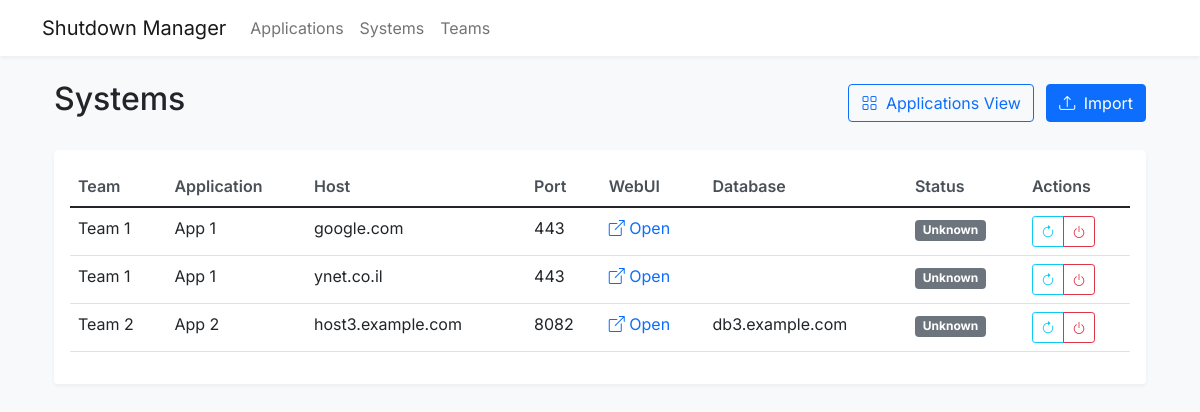
/systems, run on an earlier commit of the app's database.
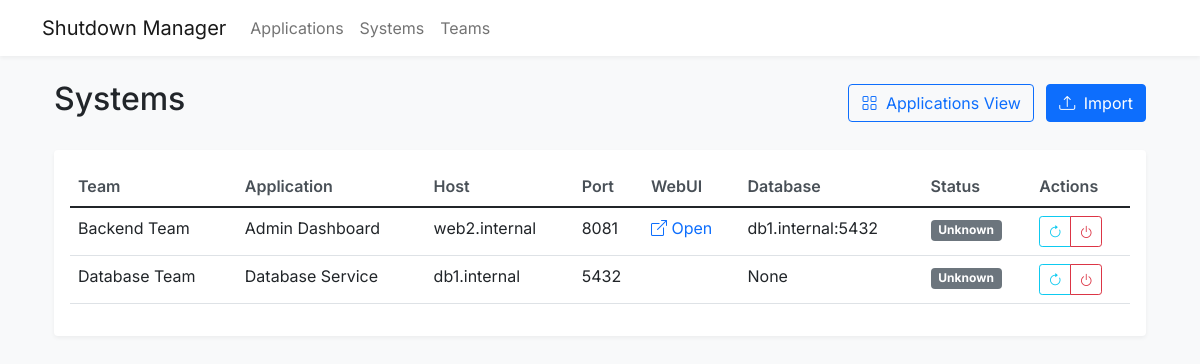
And on a later commit of the database.
### app/models.py (models this page shows)
class ApplicationInstance(db.Model):
    id = db.Column(db.Integer, primary_key=True)
    application_id = db.Column(db.Integer, db.ForeignKey('application.id'), nullable=False)
    host = db.Column(db.String(200), nullable=False)
    port = db.Column(db.Integer)
    webui_url = db.Column(db.String(500))
    db_host = db.Column(db.String(200))
    status = db.Column(db.String(20), default='unknown')  # unknown, running, stopped, in_progress
    last_checked = db.Column(db.DateTime)
    __table_args__ = (
        db.UniqueConstraint('application_id', 'host', name='uix_app_host'),
    )

class Team(db.Model):
    id = db.Column(db.Integer, primary_key=True)
    name = db.Column(db.String(100), unique=True, nullable=False)
    applications = db.relationship('Application', backref='team', lazy=True)

class Application(db.Model):
    id = db.Column(db.Integer, primary_key=True)
    name = db.Column(db.String(100), nullable=False)
    team_id = db.Column(db.Integer, db.ForeignKey('team.id'), nullable=False)
    state = db.Column(db.String(20), default='unknown')  # up, down, partial, unknown
    shutdown_order = db.Column(db.Integer, default=100)
    _dependencies = db.Column('dependencies', db.Text, default='')
    completed = db.Column(db.Boolean, default=False)
    completed_at = db.Column(db.DateTime)
    instances = db.relationship('ApplicationInstance', backref='application', lazy=True, cascade='all, delete-orphan')
    @property
    def dependencies(self):
        if not self._dependencies:
            return []
        return [int(x) for x in self._dependencies.split(',') if x]
    @dependencies.setter
    def dependencies(self, value):
        if isinstance(value, list):
            self._dependencies = ','.join(str(x) for x in value)
        else:
            self._dependencies = str(value)

### app/routes.py (the view)
@main.route('/systems')
def systems():
    instances = ApplicationInstance.query.join(Application).join(Team).order_by(Team.name, Application.name).all()
    return render_template('systems.html', instances=instances)

### app/templates/systems.html (shortened to what this page needs)
{% extends "base.html" %}
{% block content %}
<div class="container">
    <div class="d-flex justify-content-between align-items-center mb-4">
        <h2>Systems</h2>
        <div>
            <a href="/" class="btn btn-outline-primary me-2">
                <i class="bi bi-grid me-1"></i> Applications View
            </a>
            <button class="btn btn-primary" onclick="showImportModal()">
                <i class="bi bi-upload me-1"></i> Import
            </button>
        </div>
    </div>
    <div class="card">
        <div class="card-body">
            <div class="table-responsive">
                <table class="table table-hover" id="systemsTable">
                    <thead>
                        <tr>
                            <th>Team</th>
                            <th>Application</th>
                            <th>Host</th>
                            <th>Port</th>
                            <th>WebUI</th>
                            <th>Database</th>
                            <th>Status</th>
                            <th>Actions</th>
                        </tr>
                    </thead>
                    <tbody>
                        {% for instance in instances %}
                        <tr data-instance-id="{{ instance.id }}">
                            <td>{{ instance.application.team.name }}</td>
                            <td>{{ instance.application.name }}</td>
                            <td>{{ instance.host }}</td>
                            <td>{{ instance.port }}</td>
                            <td>
                                {% if instance.webui_url %}
                                <a href="{{ instance.webui_url }}" target="_blank" class="text-decoration-none">
                                    <i class="bi bi-box-arrow-up-right"></i> Open
                                </a>
                                {% endif %}
                            </td>
                            <td>{{ instance.db_host }}</td>
                            <td>
                                <span class="badge bg-secondary">Unknown</span>
                            </td>
                            <td>
                                <div class="btn-group">
                                    <button class="btn btn-sm btn-outline-info"
                                            onclick="checkInstanceStatus('{{ instance.id }}')"
                                            data-bs-toggle="tooltip"
                                            data-bs-placement="top"
                                            title="Check Status">
                                        <i class="bi bi-arrow-clockwise"></i>
                                    </button>
                                    <button class="btn btn-sm btn-outline-danger"
                                            onclick="confirmInstanceShutdown('{{ instance.id }}')"
                                            data-bs-toggle="tooltip"
                                            data-bs-placement="top"
                                            title="Shutdown Instance">
                                        <i class="bi bi-power"></i>
                                    </button>
                                </div>
                            </td>
                        </tr>
                        {% endfor %}
                    </tbody>
                </table>
            </div>
        </div>
    </div>
</div>
{% endblock %}

### app/templates/base.html (shortened to what this page needs)
<!DOCTYPE html>
<html lang="en">
<head>
    <link href="https://cdn.jsdelivr.net/npm/bootstrap@5.1.3/dist/css/bootstrap.min.css" rel="stylesheet">
    <link href="https://cdn.jsdelivr.net/npm/bootstrap-icons@1.7.2/font/bootstrap-icons.css" rel="stylesheet">
    <link href="https://cdn.datatables.net/1.11.5/css/dataTables.bootstrap5.min.css" rel="stylesheet">
</head>
<body>
    <nav class="navbar navbar-expand-lg navbar-light mb-4">
        <div class="container">
            <a class="navbar-brand" href="/">Shutdown Manager</a>
            <div class="collapse navbar-collapse" id="navbarNav">
                <ul class="navbar-nav">
                    <li class="nav-item">
                        <a class="nav-link" href="/">Applications</a>
                    </li>
                    <li class="nav-item">
                        <a class="nav-link" href="/systems">Systems</a>
                    </li>
                    <li class="nav-item">
                        <a class="nav-link" href="/teams">Teams</a>
                    </li>
                </ul>
            </div>
        </div>
    </nav>
    <main class="container">
        {% block content %}{% endblock %}
    </main>
</body>
</html>

### app/templates/base.html (style rules this page uses)
body { font-family: 'Inter', sans-serif; background-color: #f8f9fa; }
.navbar { background-color: #fff; box-shadow: 0 2px 4px rgba(0,0,0,.05); }
.card { border: none; box-shadow: 0 2px 4px rgba(0,0,0,.05); }
.table th { font-weight: 600; color: #495057; }
.btn-group > .btn { padding: .25rem .5rem; }

What changed in the data, as far as the page shows it:
removed ApplicationInstance: application.team.name "Team 1", application.name "App 1", host "google.com", port "443"
changed ApplicationInstance: application.team.name "Team 1" → "Backend Team"; application.name "App 1" → "Admin Dashboard"; host "ynet.co.il" → "web2.internal"; port "443" → "8081"; db_host (not shown) → "db1.internal:5432"
changed ApplicationInstance: application.team.name "Team 2" → "Database Team"; application.name "App 2" → "Database Service"; host "host3.example.com" → "db1.internal"; port "8082" → "5432"; db_host "db3.example.com" → "None"; no longer shows "Open"
